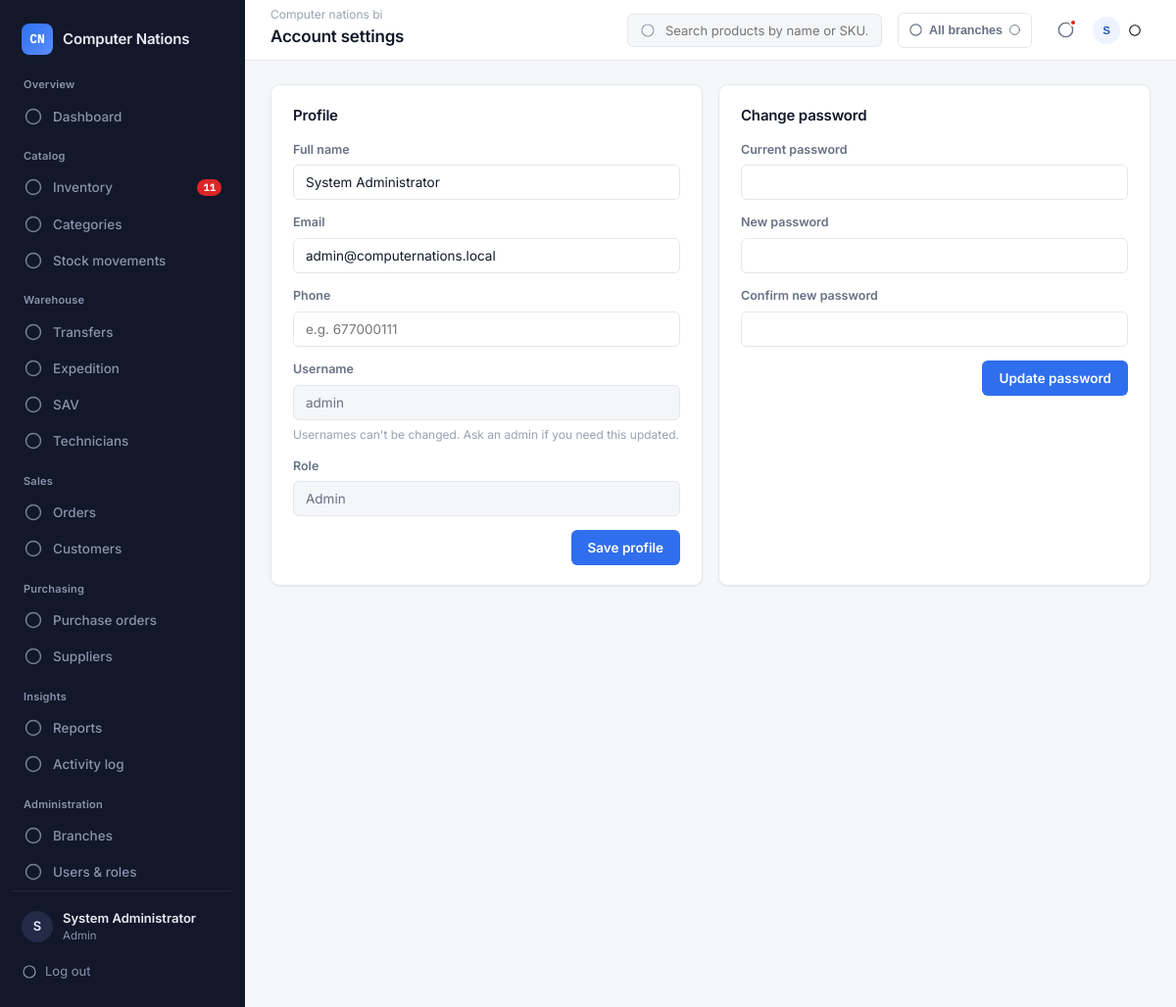
Page /account.php (signed in) on the earlier database version.
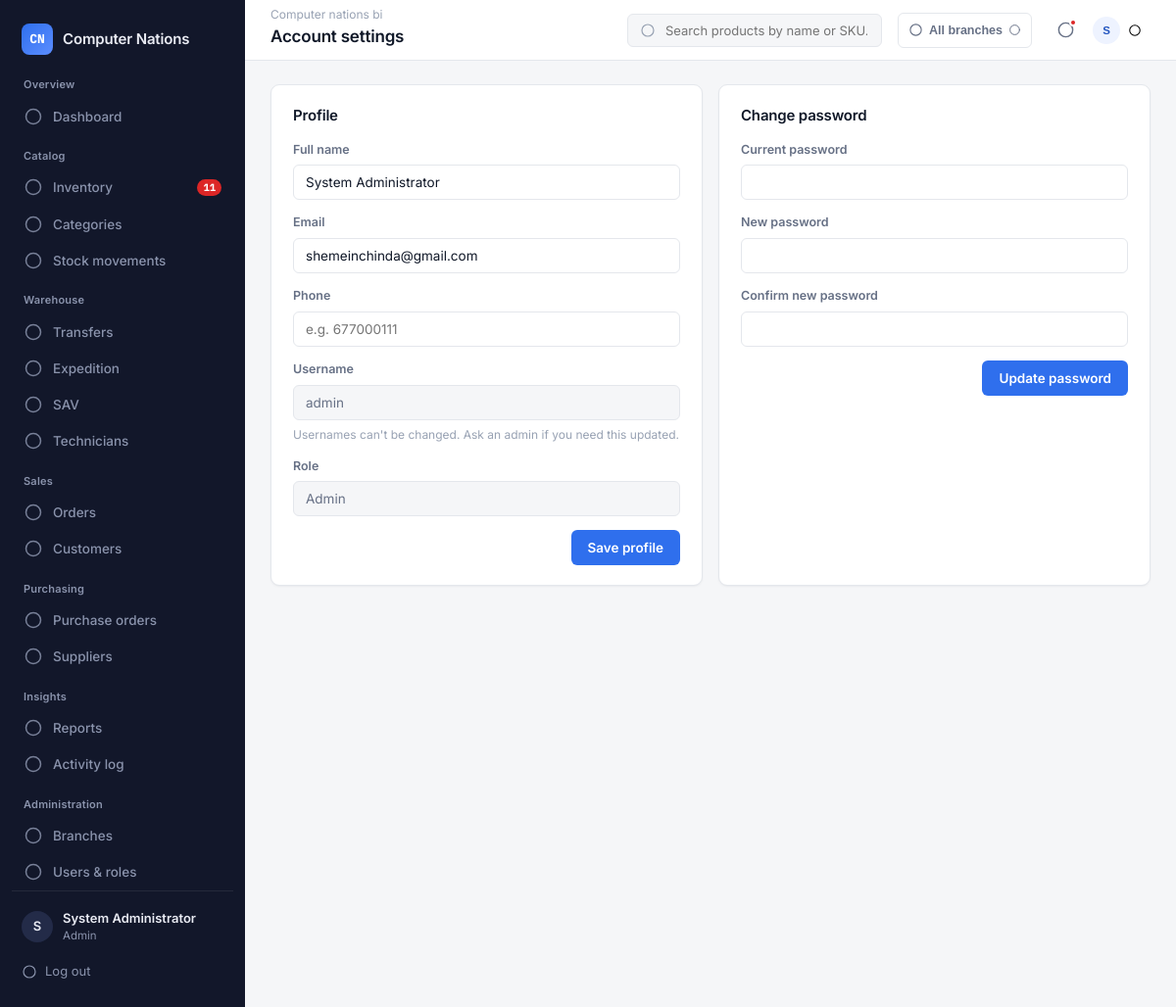
Same page on the later database version.
### tables this page shows
CREATE TABLE users (
    id INT AUTO_INCREMENT PRIMARY KEY,
    full_name VARCHAR(100) NOT NULL,
    username VARCHAR(50) NOT NULL UNIQUE,
    email VARCHAR(120) NOT NULL UNIQUE,
    phone VARCHAR(30) DEFAULT NULL,
    password VARCHAR(255) NOT NULL,         
    role_id INT NOT NULL,
    branch_id INT DEFAULT NULL,
    avatar VARCHAR(255) DEFAULT NULL,
    status ENUM('active','suspended') NOT NULL DEFAULT 'active',
    reset_token_hash VARCHAR(255) DEFAULT NULL,    
    reset_token_expires DATETIME DEFAULT NULL,
    last_login DATETIME DEFAULT NULL,
    created_at TIMESTAMP DEFAULT CURRENT_TIMESTAMP,
    FOREIGN KEY (role_id) REFERENCES roles(id),
    FOREIGN KEY (branch_id) REFERENCES branches(id) ON DELETE SET NULL
);

### includes/rbac.php (called while the page is built, shortened)
<?php
function hasPermission($slug) {
    return in_array($slug, $_SESSION['permissions'] ?? [], true);
}

### includes/functions.php (called while the page is built, shortened)
<?php
function clean($value) {
    return htmlspecialchars(trim($value ?? ''), ENT_QUOTES, 'UTF-8');
}
function currentUser() {
    return $_SESSION['user'] ?? null;
}

### includes/branch_context.php (called while the page is built, shortened)
<?php
function userHomeBranchId() {
    return $_SESSION['user']['branch_id'] ?? null;
}
function isMultiBranchUser() {
    return userHomeBranchId() === null;
}
function currentBranchId() {
    return array_key_exists('current_branch_id', $_SESSION) ? $_SESSION['current_branch_id'] : null;
}
function getBranchLabel($branchId, $pdo) {
    static $cache = [];
    if ($branchId === null) return 'All branches';
    return $cache[$branchId];
}

### account.php (the view, shortened to what this page needs)
<?php
require_once __DIR__ . '/config/config.php';
require_once __DIR__ . '/includes/rbac.php';
require_once __DIR__ . '/includes/icons.php';
$pageTitle = 'Account settings';
$userId = $_SESSION['user_id'];
$stmt = $pdo->prepare("SELECT * FROM users WHERE id = ?");
$stmt->execute([$userId]);
$account = $stmt->fetch();
require_once __DIR__ . '/includes/header.php';
?>
<div class="panel-grid">
  <section class="panel panel-form">
    <h2>Profile</h2>
    <form method="post">
      <div class="form-field">
        <label>Full name</label>
        <input type="text" name="full_name" value="<?= clean($account['full_name']) ?>" required>
      </div>
      <div class="form-field">
        <label>Email</label>
        <input type="email" name="email" value="<?= clean($account['email']) ?>" required>
      </div>
      <div class="form-field">
        <label>Phone</label>
        <input type="text" name="phone" value="<?= clean($account['phone'] ?? '') ?>" placeholder="e.g. 677000111">
      </div>
      <div class="form-field">
        <label>Username</label>
        <input type="text" value="<?= clean($account['username']) ?>" disabled>
        <span class="form-hint">Usernames can't be changed. Ask an admin if you need this updated.</span>
      </div>
      <div class="form-field">
        <label>Role</label>
        <input type="text" value="<?= clean($_SESSION['user']['role_name']) ?>" disabled>
      </div>
      <div class="form-actions">
        <button type="submit" class="btn btn-primary">Save profile</button>
      </div>
    </form>
  </section>
  <section class="panel panel-form">
    <h2>Change password</h2>
    <form method="post">
      <div class="form-field">
        <label>Current password</label>
        <input type="password" name="current_password" required>
      </div>
      <div class="form-field">
        <label>New password</label>
        <input type="password" name="new_password" minlength="8" required>
      </div>
      <div class="form-field">
        <label>Confirm new password</label>
        <input type="password" name="confirm_password" minlength="8" required>
      </div>
      <div class="form-actions">
        <button type="submit" class="btn btn-primary">Update password</button>
      </div>
    </form>
  </section>
</div>
<?php require_once __DIR__ . '/includes/footer.php'; ?>

### includes/header.php (shortened to what this page needs)
<?php
require_once __DIR__ . '/icons.php';
$user = currentUser();
$currentDir  = basename(dirname($_SERVER['SCRIPT_NAME']));
$activeBranchId = currentBranchId();
function navActive($dir, $matchDir) {
    return $dir === $matchDir ? 'nav-link active' : 'nav-link';
}
$notifCount = 0;
if (hasPermission('inventory.view')) {
    if ($activeBranchId !== null) {
        $stmt = $pdo->prepare(
            "SELECT p.id, p.name, p.sku, bs.quantity, bs.reorder_level FROM branch_stock bs
             JOIN products p ON p.id = bs.product_id
             WHERE bs.branch_id = ? AND bs.quantity <= bs.reorder_level AND p.status = 'active'
             ORDER BY bs.quantity ASC LIMIT 6"
        );
        $stmt->execute([$activeBranchId]);
        $notifItems = $stmt->fetchAll();
        $countStmt = $pdo->prepare(
            "SELECT COUNT(*) c FROM branch_stock bs JOIN products p ON p.id = bs.product_id
             WHERE bs.branch_id = ? AND bs.quantity <= bs.reorder_level AND p.status = 'active'"
        );
        $countStmt->execute([$activeBranchId]);
        $notifCount = $countStmt->fetch()['c'];
    } else {
        $notifCount = $pdo->query(
            "SELECT COUNT(*) c FROM branch_stock bs JOIN products p ON p.id = bs.product_id
             WHERE bs.quantity <= bs.reorder_level AND p.status = 'active'"
        )->fetch()['c'];
    }
}
?>
<!DOCTYPE html>
<html lang="en">
<head>
<link rel="stylesheet" href="<?= BASE_URL ?>assets/css/style.css">
</head>
<body>
<div class="app-shell">
  <aside class="sidebar" id="sidebar">
    <div class="sidebar-brand">
      <span class="brand-mark">CN</span>
      <span class="brand-name">Computer Nations</span>
    </div>
    <div class="sidebar-scroll">
      <div class="nav-group-label">Overview</div>
      <nav class="sidebar-nav">
        <a href="<?= BASE_URL ?>dashboard/index.php" class="<?= navActive($currentDir, 'dashboard') ?>">
          <?= icon('dashboard') ?> Dashboard
        </a>
      </nav>
      <?php if (hasPermission('inventory.view') || hasPermission('stock.view') || hasPermission('categories.manage')): ?>
      <div class="nav-group-label">Catalog</div>
      <nav class="sidebar-nav">
        <?php if (hasPermission('inventory.view')): ?>
        <a href="<?= BASE_URL ?>modules/inventory/index.php" class="<?= navActive($currentDir, 'inventory') ?>">
          <?= icon('inventory') ?> Inventory
          <?php if ($notifCount > 0): ?><span class="nav-badge"><?= $notifCount ?></span><?php endif; ?>
        </a>
        <?php endif; ?>
        <?php if (hasPermission('categories.manage')): ?>
        <a href="<?= BASE_URL ?>modules/categories/index.php" class="<?= navActive($currentDir, 'categories') ?>">
          <?= icon('categories') ?> Categories
        </a>
        <?php endif; ?>
        <?php if (hasPermission('stock.view')): ?>
        <a href="<?= BASE_URL ?>modules/stock/index.php" class="<?= navActive($currentDir, 'stock') ?>">
          <?= icon('stock') ?> Stock movements
        </a>
        <?php endif; ?>
      </nav>
      <?php endif; ?>
      <?php if (hasPermission('transfers.view') || hasPermission('expeditions.view') || hasPermission('sav.view')): ?>
      <div class="nav-group-label">Warehouse</div>
      <nav class="sidebar-nav">
        <?php if (hasPermission('transfers.view')): ?>
        <a href="<?= BASE_URL ?>modules/transfers/index.php" class="<?= navActive($currentDir, 'transfers') ?>">
          <?= icon('transfer') ?> Transfers
        </a>
        <?php endif; ?>
        <?php if (hasPermission('expeditions.view')): ?>
        <a href="<?= BASE_URL ?>modules/expeditions/index.php" class="<?= navActive($currentDir, 'expeditions') ?>">
          <?= icon('purchasing') ?> Expedition
        </a>
        <?php endif; ?>
        <?php if (hasPermission('sav.view')): ?>
        <a href="<?= BASE_URL ?>modules/sav/index.php" class="<?= navActive($currentDir, 'sav') ?>">
          <?= icon('warning') ?> SAV
        </a>
        <?php endif; ?>
        <?php if (hasPermission('sav.manage')): ?>
        <a href="<?= BASE_URL ?>modules/technicians/index.php" class="<?= navActive($currentDir, 'technicians') ?>">
          <?= icon('suppliers') ?> Technicians
        </a>
        <?php endif; ?>
      </nav>
      <?php endif; ?>
      <?php if (hasPermission('orders.view') || hasPermission('customers.view')): ?>
      <div class="nav-group-label">Sales</div>
      <nav class="sidebar-nav">
        <?php if (hasPermission('orders.view')): ?>
        <a href="<?= BASE_URL ?>modules/orders/index.php" class="<?= navActive($currentDir, 'orders') ?>">
          <?= icon('orders') ?> Orders
        </a>
        <?php endif; ?>
        <?php if (hasPermission('customers.view')): ?>
        <a href="<?= BASE_URL ?>modules/customers/index.php" class="<?= navActive($currentDir, 'customers') ?>">
          <?= icon('customers') ?> Customers
        </a>
        <?php endif; ?>
      </nav>
      <?php endif; ?>
      <?php if (hasPermission('purchasing.view') || hasPermission('suppliers.view')): ?>
      <div class="nav-group-label">Purchasing</div>
      <nav class="sidebar-nav">
        <?php if (hasPermission('purchasing.view')): ?>
        <a href="<?= BASE_URL ?>modules/purchasing/index.php" class="<?= navActive($currentDir, 'purchasing') ?>">
          <?= icon('purchasing') ?> Purchase orders
        </a>
        <?php endif; ?>
        <?php if (hasPermission('suppliers.view')): ?>
        <a href="<?= BASE_URL ?>modules/suppliers/index.php" class="<?= navActive($currentDir, 'suppliers') ?>">
          <?= icon('suppliers') ?> Suppliers
        </a>
        <?php endif; ?>
      </nav>
      <?php endif; ?>
      <?php if (hasPermission('reports.view') || hasPermission('activity.view')): ?>
      <div class="nav-group-label">Insights</div>
      <nav class="sidebar-nav">
        <?php if (hasPermission('reports.view')): ?>
        <a href="<?= BASE_URL ?>modules/reports/index.php" class="<?= navActive($currentDir, 'reports') ?>">
          <?= icon('reports') ?> Reports
        </a>
        <?php endif; ?>
        <?php if (hasPermission('activity.view')): ?>
        <a href="<?= BASE_URL ?>modules/activity/index.php" class="<?= navActive($currentDir, 'activity') ?>">
          <?= icon('activity') ?> Activity log
        </a>
        <?php endif; ?>
      </nav>
      <?php endif; ?>
      <?php if (hasPermission('users.manage')): ?>
      <div class="nav-group-label">Administration</div>
      <nav class="sidebar-nav">
        <?php if (hasPermission('branches.manage')): ?>
        <a href="<?= BASE_URL ?>modules/branches/index.php" class="<?= navActive($currentDir, 'branches') ?>">
          <?= icon('suppliers') ?> Branches
        </a>
        <?php endif; ?>
        <a href="<?= BASE_URL ?>modules/users/index.php" class="<?= navActive($currentDir, 'users') ?>">
          <?= icon('users') ?> Users &amp; roles
        </a>
      </nav>
      <?php endif; ?>
    </div>
    <div class="sidebar-footer">
      <div class="user-chip">
        <div class="user-avatar"><?= strtoupper(substr($user['full_name'], 0, 1)) ?></div>
        <div>
          <div class="user-name"><?= clean($user['full_name']) ?></div>
          <div class="user-role"><?= clean($user['role_name']) ?></div>
        </div>
      </div>
      <a href="<?= BASE_URL ?>auth/logout.php" class="logout-link"><?= icon('logout', 16) ?> Log out</a>
    </div>
  </aside>
  <div class="main-area">
    <header class="topbar">
      <div class="page-title-wrap">
        <?php if ($currentDir !== 'dashboard'): ?>
          <div class="breadcrumb"><?= ucfirst(str_replace('-', ' ', $currentDir)) ?></div>
        <?php endif; ?>
        <h1 class="page-title"><?= isset($pageTitle) ? clean($pageTitle) : 'Dashboard' ?></h1>
      </div>
      <form class="topbar-search" method="get" action="<?= BASE_URL ?>modules/inventory/index.php">
        <?= icon('search', 16) ?>
        <input type="text" name="q" placeholder="Search products by name or SKU...">
      </form>
      <?php if (isMultiBranchUser()): ?>
      <div class="dropdown">
        <button type="button" class="topbar-icon-btn dropdown-trigger" style="width:auto; padding:6px 10px; gap:6px; display:flex; align-items:center; border:1px solid var(--border); border-radius:var(--radius-sm);" aria-label="Switch branch">
          <?= icon('suppliers', 15) ?>
          <span class="small" style="font-weight:600;"><?= clean(getBranchLabel($activeBranchId, $pdo)) ?></span>
          <?= icon('chevron', 13) ?>
        </button>
      </div>
      <?php else: ?>
        <div class="small muted" style="white-space:nowrap;"><?= icon('suppliers', 14) ?> <?= clean(getBranchLabel($activeBranchId, $pdo)) ?></div>
      <?php endif; ?>
      <div class="topbar-actions">
        <?php if (hasPermission('inventory.view')): ?>
        <div class="dropdown">
          <button type="button" class="topbar-icon-btn dropdown-trigger" aria-label="Notifications">
            <?= icon('bell', 19) ?>
            <?php if ($notifCount > 0): ?><span class="dot-badge"></span><?php endif; ?>
          </button>
        </div>
        <?php endif; ?>
        <div class="dropdown">
          <button type="button" class="user-menu-trigger dropdown-trigger">
            <div class="user-avatar"><?= strtoupper(substr($user['full_name'], 0, 1)) ?></div>
            <?= icon('chevron', 14) ?>
          </button>
        </div>
      </div>
    </header>
    <main class="content">

### includes/icons.php (shortened to what this page needs)
<?php
function icon($name, $size = 20) {
    $path = $paths[$name] ?? '<circle cx="12" cy="12" r="9"/>';
    return '<svg width="' . $size . '" height="' . $size . '" viewBox="0 0 24 24" fill="none" stroke="currentColor" stroke-width="1.8" stroke-linecap="round" stroke-linejoin="round" class="icon icon-' . htmlspecialchars($name) . '">' . $path . '</svg>';
}

### includes/footer.php (shortened to what this page needs)
    </main>
  </div>
</div>
</body>
</html>

Differences in the rows shown:
changed users "System Administrator": email "admin@computernations.local" → "shemeinchinda@gmail.com"
